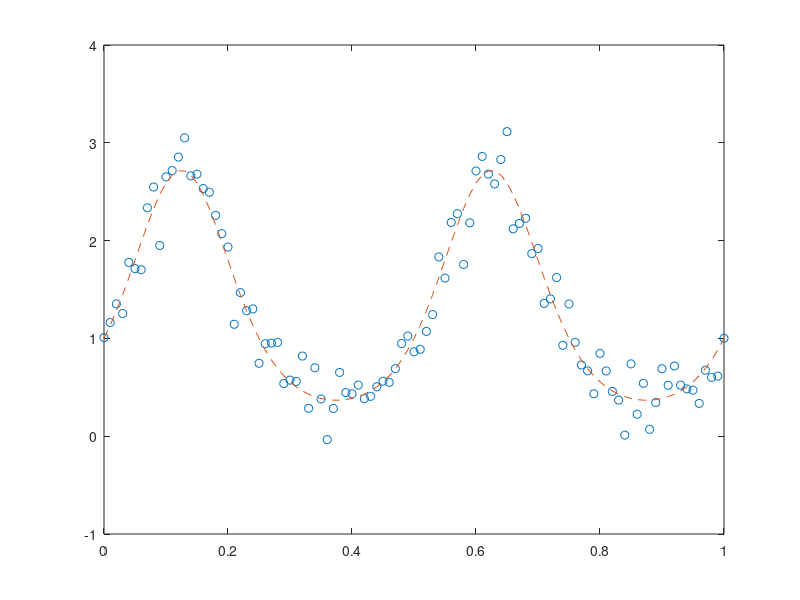

The MATLAB script that drew this image: (Note: this script raises an error after producing the figure.)
%  test function posfd

N = 101;

x = linspace(0,1,N)';

y0 = exp(sin(4*pi*x));

sigma = 0.2;

y = y0 + randn(N,1).*sigma;

plot(x, y, 'o', x, y0, '--')

nbasis = 13;
norder = 4;
basis  = create_bspline_basis([0,1],nbasis,norder);

basismat = getbasismatrix(x, basis);
cvec = basismat\log(y);

Wfd0 = fd(cvec, basis);

Lfd     = 2;
lambda  = 1e-5;
iterlim = 20;
conv    = 1e-4;
dbglev  = 1;

[Wfd, Fstr, iternum, iterhist] = ...
   posfd(x, y, Wfd0, Lfd, lambda, iterlim, conv, dbglev);

plot(Wfd)

Wvec = eval_fd(Wfd, x);
fdvec = eval_pos(x, Wfd);
plot(x, y, 'o', x, fdvec, 'b-', x, y0, 'g--')

Dyhat = eval_pos(x, Wfd, 1);

plot(x, Dyhat, '-')

